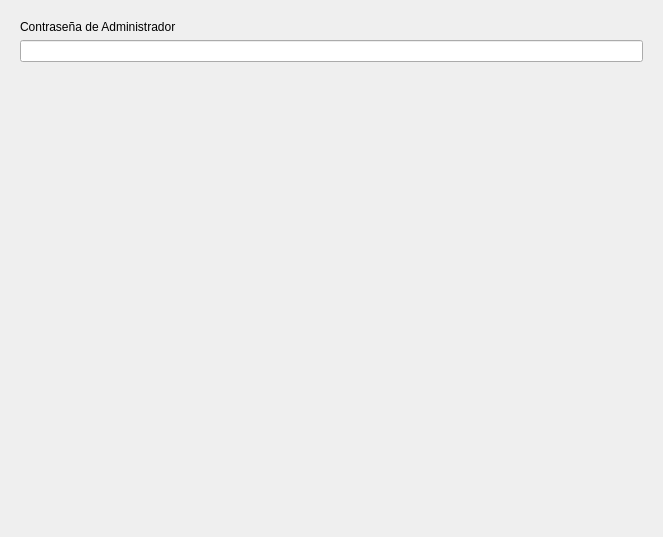
<?xml version="1.0" encoding="UTF-8"?>
<ui version="4.0">
 <class>login</class>
 <widget class="QDialog" name="login">
  <property name="geometry">
   <rect>
    <x>0</x>
    <y>0</y>
    <width>663</width>
    <height>537</height>
   </rect>
  </property>
  <property name="windowTitle">
   <string>Login</string>
  </property>
  <property name="windowIcon">
   <iconset resource="iconos.qrc">
    <normaloff>:/new/prefix1/iconos/usuario.png</normaloff>:/new/prefix1/iconos/usuario.png</iconset>
  </property>
  <layout class="QGridLayout" name="gridLayout_2">
   <item row="0" column="0">
    <widget class="QStackedWidget" name="area">
     <property name="currentIndex">
      <number>2</number>
     </property>
     <widget class="QWidget" name="page_3">
      <layout class="QGridLayout" name="gridLayout_5">
       <item row="0" column="0">
        <widget class="QGroupBox" name="groupBox">
         <property name="title">
          <string>Inicio de sesion</string>
         </property>
         <layout class="QGridLayout" name="gridLayout_4">
          <item row="0" column="0">
           <layout class="QVBoxLayout" name="verticalLayout_3">
            <item>
             <layout class="QHBoxLayout" name="horizontalLayout_15">
              <item>
               <widget class="QLabel" name="label_8">
                <property name="text">
                 <string>Correo</string>
                </property>
               </widget>
              </item>
              <item>
               <widget class="QLineEdit" name="sesioncorreo">
                <property name="maxLength">
                 <number>50</number>
                </property>
               </widget>
              </item>
             </layout>
            </item>
            <item>
             <layout class="QHBoxLayout" name="horizontalLayout_16">
              <item>
               <widget class="QLabel" name="label_9">
                <property name="text">
                 <string>Contraseña</string>
                </property>
               </widget>
              </item>
              <item>
               <widget class="QLineEdit" name="sesioncon">
                <property name="maxLength">
                 <number>20</number>
                </property>
                <property name="echoMode">
                 <enum>QLineEdit::Password</enum>
                </property>
               </widget>
              </item>
              <item>
               <widget class="QPushButton" name="sesionvercon">
                <property name="text">
                 <string/>
                </property>
                <property name="icon">
                 <iconset resource="iconos.qrc">
                  <normaloff>:/new/prefix1/iconos/ojo-abierto.png</normaloff>:/new/prefix1/iconos/ojo-abierto.png</iconset>
                </property>
                <property name="flat">
                 <bool>true</bool>
                </property>
               </widget>
              </item>
             </layout>
            </item>
            <item>
             <layout class="QHBoxLayout" name="horizontalLayout_17">
              <item>
               <widget class="QPushButton" name="pushButton_4">
                <property name="text">
                 <string>Registrarse</string>
                </property>
               </widget>
              </item>
              <item>
               <widget class="QPushButton" name="sesionEntrar">
                <property name="text">
                 <string>Entrar</string>
                </property>
               </widget>
              </item>
             </layout>
            </item>
           </layout>
          </item>
         </layout>
        </widget>
       </item>
      </layout>
     </widget>
     <widget class="QWidget" name="page">
      <layout class="QGridLayout" name="gridLayout_3">
       <item row="0" column="0">
        <widget class="QGroupBox" name="groupBox_2">
         <property name="title">
          <string>Registro</string>
         </property>
         <layout class="QGridLayout" name="gridLayout">
          <item row="0" column="0">
           <layout class="QVBoxLayout" name="verticalLayout">
            <item>
             <layout class="QHBoxLayout" name="horizontalLayout">
              <item>
               <widget class="QLabel" name="label">
                <property name="text">
                 <string>Nombre</string>
                </property>
               </widget>
              </item>
              <item>
               <widget class="QLineEdit" name="nombre">
                <property name="maxLength">
                 <number>30</number>
                </property>
               </widget>
              </item>
             </layout>
            </item>
            <item>
             <layout class="QHBoxLayout" name="horizontalLayout_2">
              <item>
               <widget class="QLabel" name="label_2">
                <property name="text">
                 <string>Nombre de Usuario</string>
                </property>
               </widget>
              </item>
              <item>
               <widget class="QLineEdit" name="nombreUsuario">
                <property name="maxLength">
                 <number>30</number>
                </property>
               </widget>
              </item>
             </layout>
            </item>
            <item>
             <layout class="QHBoxLayout" name="horizontalLayout_3">
              <item>
               <widget class="QLabel" name="label_3">
                <property name="text">
                 <string>Correo</string>
                </property>
               </widget>
              </item>
              <item>
               <widget class="QLineEdit" name="correo">
                <property name="maxLength">
                 <number>50</number>
                </property>
               </widget>
              </item>
             </layout>
            </item>
            <item>
             <layout class="QHBoxLayout" name="horizontalLayout_4">
              <item>
               <widget class="QLabel" name="label_4">
                <property name="text">
                 <string>Contraseña</string>
                </property>
               </widget>
              </item>
              <item>
               <widget class="QLineEdit" name="con">
                <property name="maxLength">
                 <number>20</number>
                </property>
                <property name="echoMode">
                 <enum>QLineEdit::Password</enum>
                </property>
               </widget>
              </item>
              <item>
               <widget class="QPushButton" name="verCon">
                <property name="text">
                 <string/>
                </property>
                <property name="icon">
                 <iconset resource="iconos.qrc">
                  <normaloff>:/new/prefix1/iconos/ojo-abierto.png</normaloff>:/new/prefix1/iconos/ojo-abierto.png</iconset>
                </property>
                <property name="flat">
                 <bool>true</bool>
                </property>
               </widget>
              </item>
             </layout>
            </item>
            <item>
             <layout class="QHBoxLayout" name="horizontalLayout_5">
              <item>
               <widget class="QLabel" name="label_5">
                <property name="text">
                 <string>Repite tu Contraseña</string>
                </property>
               </widget>
              </item>
              <item>
               <widget class="QLineEdit" name="con_2">
                <property name="maxLength">
                 <number>20</number>
                </property>
                <property name="echoMode">
                 <enum>QLineEdit::Password</enum>
                </property>
               </widget>
              </item>
              <item>
               <widget class="QPushButton" name="verCon_2">
                <property name="text">
                 <string/>
                </property>
                <property name="icon">
                 <iconset resource="iconos.qrc">
                  <normaloff>:/new/prefix1/iconos/ojo-abierto.png</normaloff>:/new/prefix1/iconos/ojo-abierto.png</iconset>
                </property>
                <property name="flat">
                 <bool>true</bool>
                </property>
               </widget>
              </item>
             </layout>
            </item>
            <item>
             <layout class="QHBoxLayout" name="horizontalLayout_6">
              <item>
               <widget class="QLabel" name="label_6">
                <property name="text">
                 <string>Genero</string>
                </property>
               </widget>
              </item>
              <item>
               <widget class="QComboBox" name="gender">
                <item>
                 <property name="text">
                  <string>NULL</string>
                 </property>
                </item>
                <item>
                 <property name="text">
                  <string>F</string>
                 </property>
                </item>
                <item>
                 <property name="text">
                  <string>M</string>
                 </property>
                </item>
               </widget>
              </item>
             </layout>
            </item>
            <item>
             <layout class="QHBoxLayout" name="horizontalLayout_7">
              <item>
               <widget class="QLabel" name="label_7">
                <property name="text">
                 <string>Tipo de Usuario</string>
                </property>
               </widget>
              </item>
              <item>
               <widget class="QComboBox" name="tipoUsuario">
                <item>
                 <property name="text">
                  <string>USUARIO</string>
                 </property>
                </item>
                <item>
                 <property name="text">
                  <string>INVITADO</string>
                 </property>
                </item>
                <item>
                 <property name="text">
                  <string>EMPLEADO</string>
                 </property>
                </item>
                <item>
                 <property name="text">
                  <string>ADMINISTRADOR</string>
                 </property>
                </item>
               </widget>
              </item>
             </layout>
            </item>
            <item>
             <widget class="QPushButton" name="pushButton">
              <property name="text">
               <string>Registrarse</string>
              </property>
             </widget>
            </item>
           </layout>
          </item>
         </layout>
        </widget>
       </item>
      </layout>
     </widget>
     <widget class="QWidget" name="page_2">
      <layout class="QGridLayout" name="gridLayout_6">
       <item row="0" column="0">
        <layout class="QVBoxLayout" name="verticalLayout_4">
         <item>
          <widget class="QLabel" name="label_19">
           <property name="text">
            <string>Contraseña de Administrador</string>
           </property>
          </widget>
         </item>
         <item>
          <widget class="QLineEdit" name="conAdministrador">
           <property name="maxLength">
            <number>20</number>
           </property>
           <property name="echoMode">
            <enum>QLineEdit::Password</enum>
           </property>
          </widget>
         </item>
         <item>
          <widget class="QPushButton" name="regresar">
           <property name="text">
            <string/>
           </property>
           <property name="flat">
            <bool>true</bool>
           </property>
          </widget>
         </item>
         <item>
          <spacer name="verticalSpacer">
           <property name="orientation">
            <enum>Qt::Vertical</enum>
           </property>
           <property name="sizeHint" stdset="0">
            <size>
             <width>20</width>
             <height>40</height>
            </size>
           </property>
          </spacer>
         </item>
        </layout>
       </item>
      </layout>
     </widget>
    </widget>
   </item>
  </layout>
 </widget>
 <resources>
  <include location="iconos.qrc"/>
 </resources>
 <connections/>
</ui>
